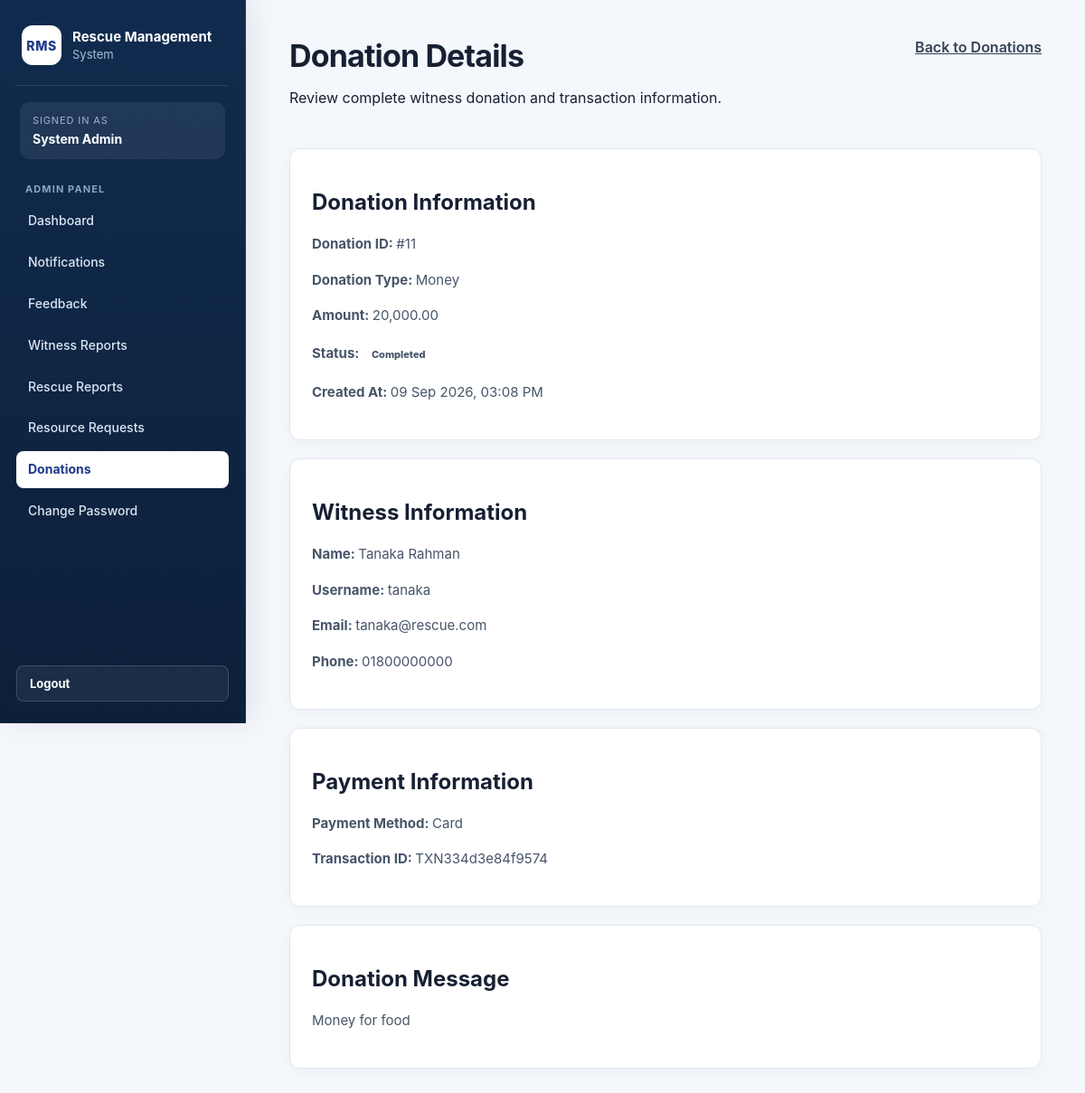
Screenshot of /index.php?page=admin-donation-view&id=11 (signed in) with the database file from the repository.
### tables this page shows
CREATE TABLE `donations` (
  `id` int(11) NOT NULL,
  `witness_id` int(11) NOT NULL,
  `amount` decimal(10,2) NOT NULL,
  `donation_type` varchar(100) NOT NULL,
  `payment_method` varchar(50) NOT NULL,
  `transaction_id` varchar(100) NOT NULL,
  `message` text DEFAULT NULL,
  `status` enum('pending','completed','cancelled') NOT NULL DEFAULT 'pending',
  `created_at` timestamp NOT NULL DEFAULT current_timestamp()
);

CREATE TABLE `users` (
  `id` int(11) NOT NULL,
  `name` varchar(100) NOT NULL,
  `username` varchar(50) NOT NULL,
  `email` varchar(150) NOT NULL,
  `phone` varchar(20) DEFAULT NULL,
  `password` varchar(255) NOT NULL,
  `role` enum('admin','volunteer','witness','help_seeker') NOT NULL,
  `created_at` timestamp NOT NULL DEFAULT current_timestamp(),
  `updated_at` timestamp NOT NULL DEFAULT current_timestamp() ON UPDATE current_timestamp()
);

### controllers/DonationController.php (called while the page is built, shortened)
<?php
require_once "models/DonationModel.php";
function loadAdminDonationDetails(
    $conn,
    $donation_id
) {
    $donation_id =
        (int)$donation_id;
    $donation =
        getDonationForAdminById(
            $conn,
            $donation_id
        );
    return $donation;
}

### models/DonationModel.php (called while the page is built, shortened)
<?php
function getDonationForAdminById(
    $conn,
    $donation_id
) {
    $donation_id =
        (int)$donation_id;
    $sql =
        "SELECT
            donations.id,
            donations.witness_id,
            donations.amount,
            donations.donation_type,
            donations.payment_method,
            donations.transaction_id,
            donations.message,
            donations.status,
            donations.created_at,
            users.name AS witness_name,
            users.username AS witness_username,
            users.email AS witness_email,
            users.phone AS witness_phone
         FROM donations
         INNER JOIN users
            ON donations.witness_id = users.id
         WHERE donations.id = ?
         AND users.role = 'witness'
         LIMIT 1";
    $stmt =
        mysqli_prepare(
            $conn,
            $sql
        );
    mysqli_stmt_bind_param(
        $stmt,
        "i",
        $donation_id
    );
    mysqli_stmt_execute(
        $stmt
    );
    $result =
        mysqli_stmt_get_result(
            $stmt
        );
    $donation =
        mysqli_fetch_assoc(
            $result
        );
    return $donation;
}

### views/admin/donations/view.php (the view)
<?php
require_once
    "views/partials/header.php";
require_once
    "views/partials/sidebar.php";
?>
<div class="content">
    <div class="page-header">
        <div>
            <h1>
                Donation Details
            </h1>
            <p>
                Review complete witness donation and transaction information.
            </p>
        </div>
        <div>
            <a
                href="index.php?page=admin-donations"
                class="btn"
            >
                Back to Donations
            </a>
        </div>
    </div>
    <div class="card">
        <h2>
            Donation Information
        </h2>
        <p>
            <strong>
                Donation ID:
            </strong>
            #<?= (int)$donation['id']; ?>
        </p>
        <p>
            <strong>
                Donation Type:
            </strong>
            <?= htmlspecialchars(
                ucfirst(
                    $donation['donation_type']
                    ?? 'N/A'
                )
            ); ?>
        </p>
        <p>
            <strong>
                Amount:
            </strong>
            <?= htmlspecialchars(
                number_format(
                    (float)(
                        $donation['amount']
                        ?? 0
                    ),
                    2
                )
            ); ?>
        </p>
        <p>
            <strong>
                Status:
            </strong>
            <span class="status-badge">
                <?= htmlspecialchars(
                    ucfirst(
                        $donation['status']
                        ?? 'N/A'
                    )
                ); ?>
            </span>
        </p>
        <p>
            <strong>
                Created At:
            </strong>
            <?php
            $createdAt =
                $donation['created_at']
                ?? '';
            echo $createdAt
                ? htmlspecialchars(
                    date(
                        'd M Y, h:i A',
                        strtotime(
                            $createdAt
                        )
                    )
                )
                : 'N/A';
            ?>
        </p>
    </div>
    <div class="card">
        <h2>
            Witness Information
        </h2>
        <p>
            <strong>
                Name:
            </strong>
            <?= htmlspecialchars(
                $donation['witness_name']
                ?? 'N/A'
            ); ?>
        </p>
        <p>
            <strong>
                Username:
            </strong>
            <?= htmlspecialchars(
                $donation['witness_username']
                ?? 'N/A'
            ); ?>
        </p>
        <p>
            <strong>
                Email:
            </strong>
            <?= htmlspecialchars(
                $donation['witness_email']
                ?? 'N/A'
            ); ?>
        </p>
        <p>
            <strong>
                Phone:
            </strong>
            <?= htmlspecialchars(
                $donation['witness_phone']
                ?? 'N/A'
            ); ?>
        </p>
    </div>
    <div class="card">
        <h2>
            Payment Information
        </h2>
        <p>
            <strong>
                Payment Method:
            </strong>
            <?= htmlspecialchars(
                ucfirst(
                    $donation['payment_method']
                    ?? 'N/A'
                )
            ); ?>
        </p>
        <p>
            <strong>
                Transaction ID:
            </strong>
            <?= htmlspecialchars(
                $donation['transaction_id']
                ?? 'N/A'
            ); ?>
        </p>
    </div>
    <div class="card">
        <h2>
            Donation Message
        </h2>
        <?php if (!empty($donation['message'])): ?>
            <p>
                <?= nl2br(
                    htmlspecialchars(
                        $donation['message']
                    )
                ); ?>
            </p>
        <?php else: ?>
            <p>
                No message was provided.
            </p>
        <?php endif; ?>
    </div>
</div>
<?php
require_once
    "views/partials/footer.php";
?>

### assets/css/style.css (style rules this page uses)
* { box-sizing: border-box; }
body { margin: 0; font-family: Arial, Helvetica, sans-serif; background: #f5f6f8; color: #1f2937; }
.content { margin-left: 280px; padding: 45px; min-height: 100vh; background: white; }
.content h1 { margin-top: 0; margin-bottom: 20px; font-size: 36px; line-height: 1.2; color: #111827; }
.card { max-width: 760px; background: white; border: 1px solid #dcdfe4; padding: 25px; margin-top: 22px; margin-bottom: 22px; }
.card p { font-size: 16px; line-height: 1.6; }
.content a { color: #344256; font-weight: 600; text-decoration: underline; }
@media screen { :root { --primary: #1d4ed8; --primary-dark: #1e3a8a; --primary-soft: #eff6ff; --sidebar: #0f2747; --sidebar-hover: #183a67; --danger: #dc2626; --danger-soft: #fef2f2; --success: #15803d; --success-soft: #f0fdf4; --warning: #b45309; --warning-soft: #fffbeb; --info: #0369a1; --info-soft: #f0f9ff; --text: #172033; --muted: #64748b; --border: #e2e8f0; --surface: #ffffff; --background: #f4f7fb; --shadow: 0 10px 30px rgba(15, 39, 71, 0.07); --shadow-hover: 0 16px 38px rgba(15, 39, 71, 0.12); } }
@media screen { html { min-height: 100%; background: var(--background); } }
@media screen { body { min-height: 100vh; margin: 0; font-family: Inter, "Segoe UI", Arial, Helvetica, sans-serif; background: var(--background); color: var(--text); } }
@media screen { a { transition: color 0.2s ease, background 0.2s ease, border-color 0.2s ease, transform 0.2s ease; } }
@media screen { .content { min-height: 100vh; margin-left: 272px; padding: 42px 48px 60px; background: var(--background); } }
@media screen { .content > * { max-width: 1180px; } }
@media screen { .content h1 { margin: 0 0 10px; color: var(--text); font-size: 34px; line-height: 1.18; letter-spacing: -0.025em; } }
@media screen { .content h2 { color: var(--text); } }
@media screen { .page-header { display: flex; justify-content: space-between; align-items: flex-start; gap: 24px; margin-bottom: 30px; } }
@media screen { .card { max-width: 920px; margin: 0 0 20px; padding: 24px; border: 1px solid var(--border); border-radius: 12px; background: var(--surface); box-shadow: 0 4px 16px rgba(15, 23, 42, 0.035); } }
@media screen { .card p { color: #475569; font-size: 15px; line-height: 1.65; } }
@media screen { .status-pill, .status-badge { display: inline-flex; align-items: center; width: fit-content; padding: 6px 10px; border-radius: 999px; font-size: 11px; font-weight: 800; text-transform: capitalize; } }

### rows the page displays
donations: id "11", donation_type "Money", amount "20,000.00", status "Completed", created_at "09 Sep 2026, 03:08 PM", witness.name "Tanaka Rahman", witness.username "tanaka", witness.email "tanaka@rescue.com", witness.phone "01800000000", payment_method "Card", transaction "TXN334d3e84f9574", message "Money for food"

### other values shown
$userName "System Admin"
